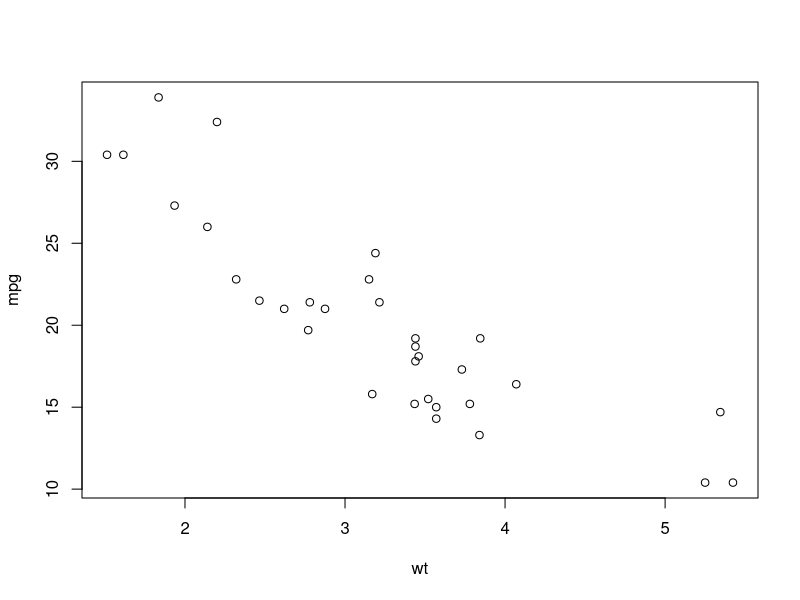
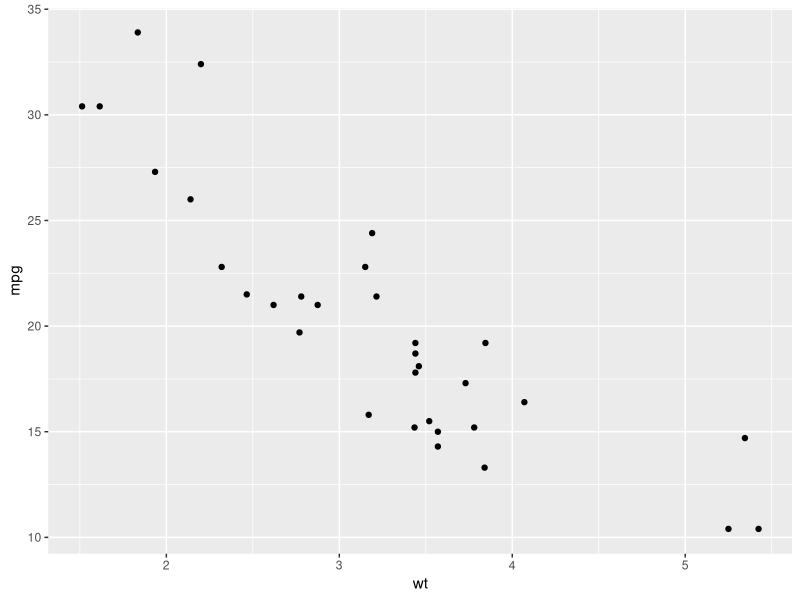
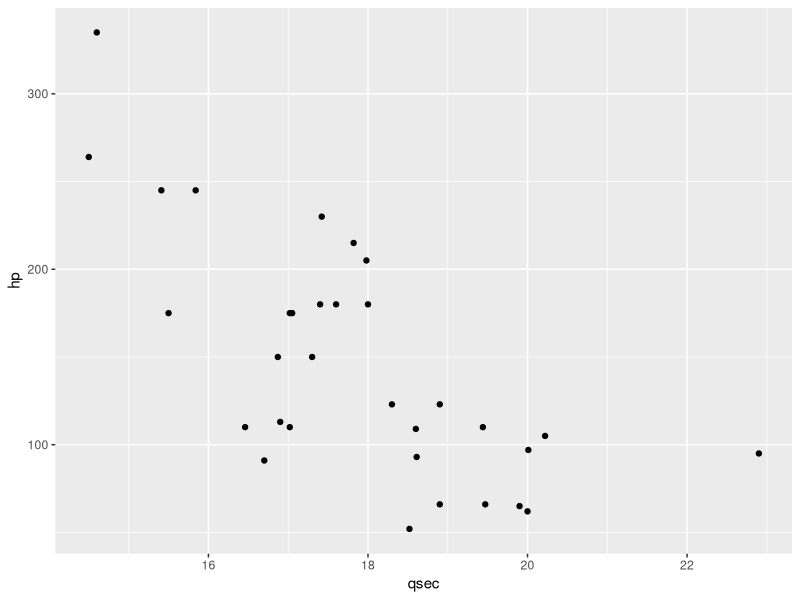
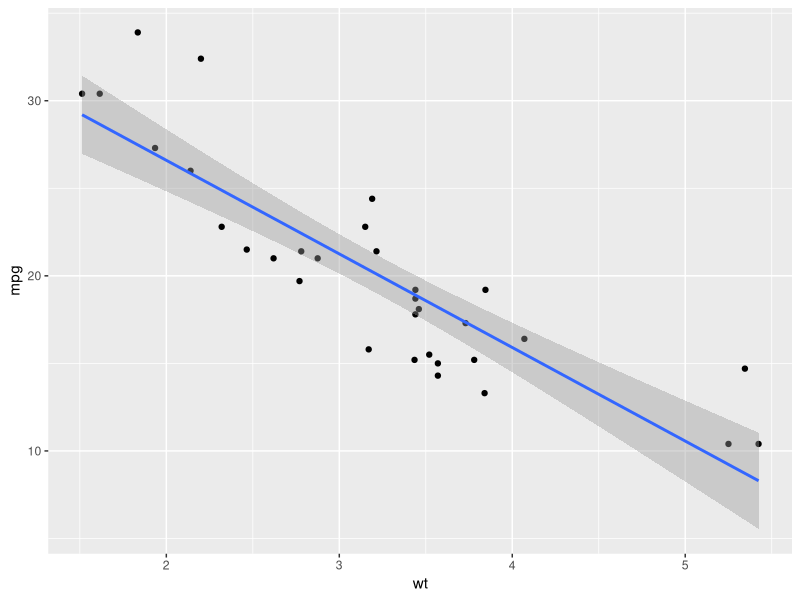
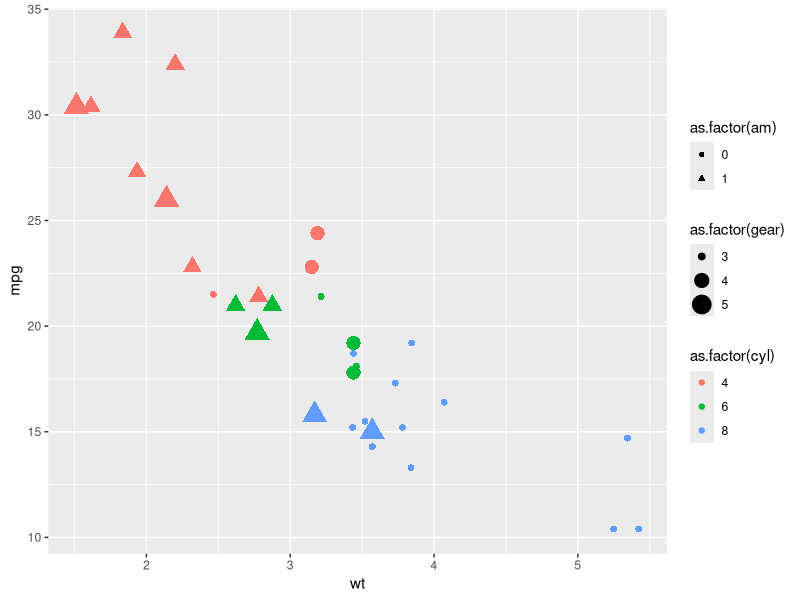
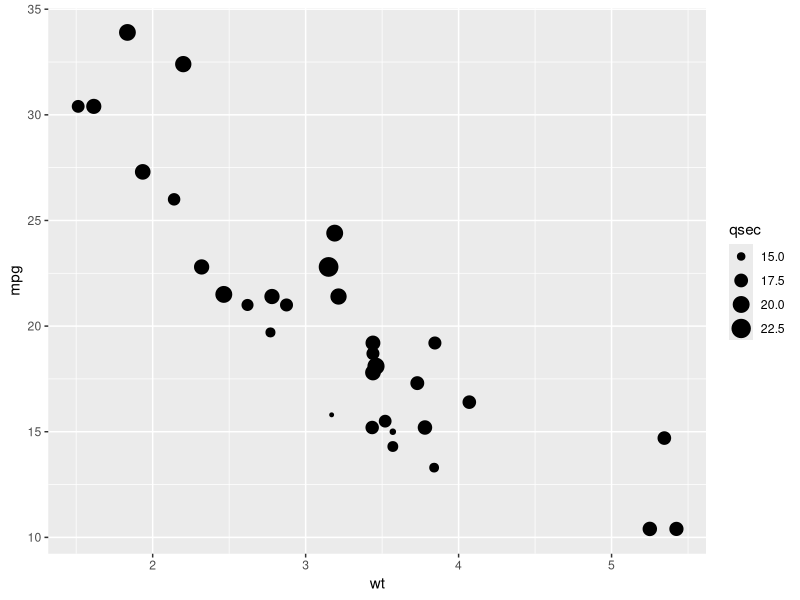
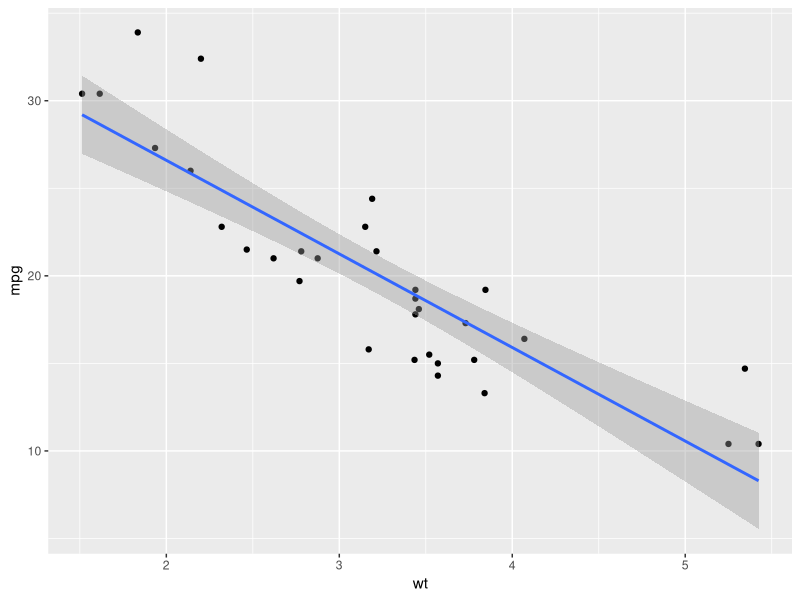
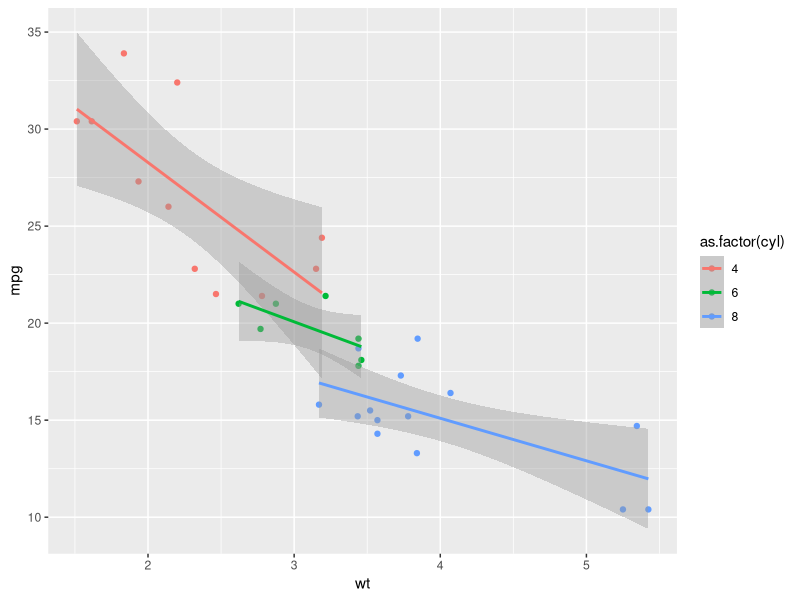

These charts were generated, in order, by the following R code: (Note: this script raises an error after producing the figures.)
#ggplot with mtcars

library(ggplot2)
library(dplyr)

plot(mtcars[,c('wt','mpg')])
names(mtcars)
ggplot(data = mtcars, mapping = aes(x = wt, y = mpg)) + geom_point()
ggplot(data = mtcars, mapping = aes(x = qsec, y = hp)) + geom_point()


ggplot(data = mtcars, mapping = aes(x = wt, y = mpg)) + geom_point() + stat_smooth(method='lm') 

#More Aesthetics
#colour as cyl categories
ggplot(data = mtcars, mapping = aes(x = wt, y = mpg, color = as.factor(cyl), size=as.factor(gear), shape=as.factor(am))) + geom_point()

#continuous variable as size
ggplot(data = mtcars, mapping = aes(x = wt, y = mpg, size = qsec)) + geom_point()

#Combine Asthetics + Layers
ggplot(data = mtcars, mapping = aes(x = wt, y = mpg)) + geom_point() + stat_smooth(method='lm') 
ggplot(data = mtcars, mapping = aes(x = wt, y = mpg, color = as.factor(cyl))) + geom_point() +  stat_smooth(method = 'lm')


#Faceting
ggplot(data = mtcars, mapping = aes(x = wt, y = mpg)) + geom_point()
ggplot(data = mtcars, mapping = aes(x = wt, y = mpg, color=as.factor(am))) + geom_point(size=4) + facet_wrap(~ cyl)

#scale of x free
ggplot(data = mtcars, mapping = aes(x = wt, y = mpg)) + geom_point() +  stat_smooth(method = 'lm') + facet_wrap(~ cyl)
ggplot(data = mtcars, mapping = aes(x = wt, y = mpg)) + geom_point() +  stat_smooth(method = 'lm') + facet_wrap(~ cyl, scales = 'free')

#two variable
ggplot(data = mtcars, mapping = aes(x = wt, y = mpg)) + geom_point() +   stat_smooth(method = 'lm') + facet_grid(am ~ cyl, scales='free')


#Histogram
hist(mtcars$mpg)
ggplot(mtcars,aes(x=mpg)) + geom_histogram(binwidth=3)

g <- ggplot(mtcars,aes(x=mpg)) + geom_histogram(binwidth=5)
g
g + xlab('Miles per Gallon')+ylab('Number of Cars')

g1 <- ggplot(mtcars,aes(x=mpg)) + geom_histogram(binwidth=5, color='red', fill='green')
g1 + xlab('Miles per Gallon')+ylab('Number of Cars')

# Convert data types
df =  mtcars
#Convert all category type of columns to factors
df$column = as.factor(df$column)
catcols = c('gear','cyl','am','vs','carb')
df[catcols] = lapply(df[catcols], as.factor)
df$names = rownames(df)
str(df)


#BarPlot
#cyl is factor : summarise directly from data
ggplot(df, aes(x=cyl)) + geom_bar()
ggplot(df, aes(x=cyl)) + geom_bar(fill='blue')
ggplot(df, aes(x=cyl)) + geom_bar(fill='blue') + geom_text(stat='count', aes(label=..count..), vjust=-1)


#summarise and then plot
df %>% group_by(cyl) %>% summarise(n=n())
df %>% group_by(cyl) %>% summarise(n=n()) %>% ggplot(., aes(x=cyl, y=n)) + geom_bar(stat='identity', fill='blue')

df %>% group_by(cyl) %>% summarise(n=n()) %>% ggplot(., aes(x=cyl, y=n)) + geom_bar(stat='identity', fill='blue') + geom_text(aes(label=n), vjust=-1)


#two category variables - cyl and gear
#dodge, stacked, fill bar
df %>% group_by(cyl, gear) %>% summarise(n=n())
#stacked - default
df %>% group_by(cyl, gear) %>% summarise(n=n()) %>% ggplot(., (aes(x = cyl, y=n, fill=gear))) + geom_bar(stat='identity')
#labels require cumulative total groupwise
df %>% group_by(cyl, gear) %>% summarise(n=n())  %>% plyr::ddply('cyl', transform, label_ypos=cumsum(n)) %>% arrange(cyl, gear) %>% ggplot(., (aes(x = cyl, y=n, fill=gear))) + geom_bar(stat='identity') + geom_text(aes(y=label_ypos, label=n), vjust=-1, size=3)
#cyl 8 lables incorrect
df %>% group_by(cyl, gear) %>% summarise(n=n())  %>% plyr::ddply('cyl', transform, label_ypos=cumsum(n) - .5 * n) %>% arrange(cyl, gear) %>% ggplot(., (aes(x = cyl, y=n, fill=gear))) + geom_bar(stat='identity') + geom_text(aes(y=label_ypos, label=n), vjust=1, size=3)
#label in the middle of the bar



#dodge - side
df %>% group_by(cyl, gear) %>% summarise(n=n()) %>% ggplot(., (aes(x = cyl, y=n, fill=gear))) + geom_bar(stat='identity', position=position_dodge2())
#with labels
df %>% group_by(cyl, gear) %>% summarise(n=n()) %>% ggplot(., (aes(x = cyl, y=n, fill=gear))) + geom_bar(stat='identity', position=position_dodge2()) + geom_text(aes(label=n), position= position_dodge2(width=.9))
#(width=.9 is important

#stacked - full


#data distribution
ggplot(df, aes(x=mpg)) + geom_histogram()
ggplot(df, aes(x=mpg, fill=vs)) + geom_histogram()
ggplot(df, aes(x=cyl)) + geom_bar()
ggplot(df, aes(x=mpg)) + geom_histogram(binwidth = 5, fill='green', colour='black')
ggplot(df, aes(x=mpg)) + geom_histogram() + facet_wrap(~ cyl)
ggplot(df, aes(x=mpg)) + geom_histogram() + facet_grid(. ~ cyl)
ggplot(df, aes(x=mpg)) + geom_histogram() + facet_grid(cyl ~ .)
ggplot(df, aes(x=mpg)) + geom_histogram() + facet_grid(cyl ~ gear)
ggplot(df, aes(x=mpg, fill=am)) + geom_histogram() + facet_grid(cyl ~ gear)
ggplot(df, aes(x=mpg, fill=am)) + geom_histogram() + facet_grid(cyl ~ gear, scales='free')
#free_x, free_y


#density curve----
ggplot(df, aes(x=mpg)) + geom_density()
ggplot(df, aes(x=mpg)) + geom_histogram() + geom_density()
ggplot(df, aes(x=mpg, y=..density..)) + geom_histogram() + geom_density()

#bandwidth - precision

ggplot(df, aes(x=mpg)) + geom_line(stat='density', adjust=.25, colour='red') + geom_line(stat='density', adjust=2, colour='blue')

#multiple density curve
ggplot(df, aes(x=mpg, fill=cyl)) + geom_density()
ggplot(df, aes(x=mpg, fill=cyl)) + geom_density(alpha=.5)
ggplot(df, aes(x=mpg, fill=cyl)) + geom_density(alpha=.5) + facet_grid(am ~ ., scales='free')

#freq polygon -----
ggplot(df, aes(x=mpg)) + geom_freqpoly(binwidth=4)
ggplot(df, aes(x=mpg)) + geom_freqpoly(binwidth=diff(range(df$mpg)/15))

#boxplot ----
ggplot(df, aes(x='', y=mpg)) + geom_boxplot()
ggplot(df, aes(x=1, y=mpg)) + geom_boxplot()
ggplot(df, aes(x=gear, y=mpg, fill=gear)) + geom_boxplot()
ggplot(df, aes(x=gear, y=mpg, fill=gear)) + geom_boxplot(width=.5)
ggplot(df, aes(x=gear, y=wt, fill=gear)) + geom_boxplot(outlier.size=1.5, outlier.shape = 21) #outliers
#notches
ggplot(df, aes(x=gear, y=mpg, fill=gear)) + geom_boxplot(notch=T)

#addmeans
ggplot(df, aes(x=gear, y=mpg, fill=gear)) + geom_boxplot() + stat_summary(fun.y=mean, geom='point', size=3, fill='white') 
#+ geom_hline(y=)

#voilinplot
ggplot(df, aes(x=gear, y=mpg, fill=gear)) + geom_violin() 
ggplot(df, aes(x=gear, y=mpg, fill=gear)) + geom_violin() + stat_summary(fun.y=median, geom='point', fill='white', shape=21, size=2.5)
#fill depends on shape
ggplot(df, aes(x=gear, y=mpg, fill=gear)) + geom_violin(trim=F) 
ggplot(df, aes(x=gear, y=mpg, fill=gear)) + geom_violin(scale='count') 
#area x no of observerations
ggplot(df, aes(x=gear, y=mpg, fill=gear)) + geom_violin(adjust=2) 
#smoothening


#DotPlot -----
ggplot(df, aes(x=hp)) + geom_dotplot(binwidth = 25) #continuous
ggplot(df, aes(x=cyl)) + geom_dotplot()# cat
ggplot(df, aes(x=hp)) + geom_dotplot(method='histodot', binwidth = 25) + geom_rug() + scale_y_continuous(breaks=NULL)
ggplot(df, aes(x=hp)) + geom_dotplot(method='histodot', binwidth = 25, stackdir = 'center') + geom_rug() + scale_y_continuous(breaks=NULL) 
#dir - whole, centerwhole


#multipledotplot-groupeddata-----
ggplot(df, aes(x=gear, y=mpg, fill=gear)) + geom_boxplot(outlier.colour=NA, width=1) + geom_dotplot(binaxis='y',binwidth = 1, stackdir='center') #continuous

#annotations----
g1 <- ggplot(df, aes(x=wt, y=mpg)) + geom_point()
g1 + annotate(geom='text', x=2,y=25, label='Group1',col='blue', fontface='italic', size=5) + annotate(geom='text', x=5,y=15, label='Group2', col='red', fontface='bold', size=6)
g1 + annotate(geom='text', x=-Inf,y=Inf, label='Upper Left',col='blue', size=5, vjust=2, hjust=-.5) + annotate(geom='text', x=mean(df$wt), y=-Inf, label='Bottom Middle', col='red', fontface='bold', size=6, vjust=-2, hjust=0.5)

#adding formulas

#addlines ----
g1 <- ggplot(df, aes(x=wt, y=mpg)) + geom_point()
g1 + geom_hline(yintercept = c(mean(df$mpg), 15), col=2:3)
g1 + geom_vline(xintercept = c(mean(df$wt), 4), col=5:6)
g1 + geom_abline(intercept = 15, slope=1.75, col='green')

ggplot(df, aes(x=wt, y=mpg, colour=gear)) + geom_point() + geom_vline(xintercept=4) + geom_hline(yintercept = df %>% group_by(gear) %>% summarise(meanmpg =mean(mpg)) %>% select(meanmpg) %>% pull(meanmpg), col=1:3)

#addingsegments----
g2 = ggplot(df, aes(x=wt, y=mpg)) + geom_point()
g2
g2 + annotate(geom='segment', x=3, xend=4, y=20, yend=20, col='red', size=4) 
g2 + annotate(geom='segment', x=2, xend=4, y=20, yend=25, col='blue', size=3, arrow=arrow())                
g2 + annotate(geom='segment', x=2, xend=4, y=30, yend=25, col='blue', size=3, arrow=arrow(ends='both', angle=90, length=unit(.2,'cm')))   

#adding shaded rectangle
g2 + annotate(geom='rect', xmin=2, xmax=4, ymin=15, ymax=30, fill='lightblue', alpha=.8)   

#highlight Item----
ggplot(df, aes(x=gear, y=mpg)) + geom_boxplot()
ggplot(df, aes(x=gear, y=mpg)) + geom_boxplot(fill=c('red','green',NA)) 

#addingerrorbars-----
df %>% group_by(gear) %>% summarise(meanmpg = mean(mpg, na.rm=T)) %>% ggplot(., aes(x=gear, y=meanmpg)) + geom_bar(stat='identity') + ylim(c(0,40)) + geom_errorbar(aes(ymin=mpg - se, ymax=mpg + se))
#not working----

#annotationsFacet----
p1 = ggplot(df, aes(x=wt, y=mpg)) + geom_point() + facet_grid( am ~ vs)
labelsDF = data.frame(am =c(0,0,1,1), vs=c(0,1,0,1) , label=c('am=0,vs=0','am=0,vs=1','am=1,vs=0','am=1,vs=1'))
labelsDF
p1
p1 + annotate(geom='text', x=4,y=15, label='Same Label')

p1 + geom_text( data=labelsDF,mapping = aes(x = -Inf, y = -Inf, label = label),hjust   = -0.1,vjust=-1)

#axes----
ggplot(df, aes(x=gear, y=mpg)) + geom_boxplot()
ggplot(df, aes(x=gear, y=mpg)) + geom_boxplot() + coord_flip()

#settingrange----
#continous
ggplot(df, aes(x=gear, y=mpg)) + geom_boxplot() + ylim(c(0,40))
ggplot(df, aes(x=gear, y=mpg)) + geom_boxplot() + ylim(c(min(df$mpg),max(df$mpg)))
ggplot(df, aes(x=gear, y=mpg)) + geom_boxplot() + scale_y_continuous(limits=c(min(df$mpg),max(df$mpg)), breaks=NULL)
ggplot(df, aes(x=gear, y=mpg)) + geom_boxplot() + scale_y_continuous(limits=c(-5,40), breaks=c(5,10,12,15,30,25))
ggplot(df, aes(x=gear, y=mpg)) + geom_boxplot() + coord_cartesian(ylim=c(10,37)) + geom_hline(yintercept=c(10,37))
ggplot(df, aes(x=gear, y=mpg)) + geom_boxplot()
ggplot(df, aes(x=gear, y=mpg)) + geom_boxplot() + expand_limits(y=0)
ggplot(df, aes(x=gear, y=mpg)) + geom_boxplot() + expand_limits(y=100)

ggplot(df, aes(x=gear, y=mpg)) + geom_boxplot() + scale_y_reverse() #reverse scale
ggplot(df, aes(x=gear, y=mpg)) + geom_boxplot() + scale_y_reverse(limits=c(30,10)) 

#discrete
ggplot(df, aes(x=gear, y=mpg)) + geom_boxplot() + scale_x_discrete(limits = rev(levels(df$gear)))
ggplot(df, aes(x=gear, y=mpg)) + geom_boxplot() + scale_x_discrete(limits=c('4','3','5'))
ggplot(df, aes(x=gear, y=mpg)) + geom_boxplot() + scale_x_discrete(limits=c('4','5'))

#scalingratio-----
p2= ggplot(df, aes(x=wt, y=mpg)) + geom_point(size=4, colour='red')
p2
p2 + coord_fixed()  #1:1
p2 + coord_fixed(ratio=1/4)  
p2 + coord_fixed(ratio=1/6) + scale_y_continuous(breaks=seq(0,40,5)) + scale_x_continuous(breaks = seq(0,10,2))
#tickmarksalso

#
p3=ggplot(df, aes(x=gear, y=mpg)) + geom_boxplot()
p3 + theme(axis.text.y=element_blank()) #tick removed from y axis
p3 + theme(axis.text=element_blank()) #both axis
p3 + scale_y_continuous(breaks=NULL)  #no ticks, lines, labels

#ticklabels
p3
p3 + scale_x_discrete(labels=paste('Gear', c(3,4,5)))
p3 + scale_y_continuous(breaks=c(10,20,30), labels=paste('Mileage -', c('Low',"Medium",'High')))

p4 = p3 + scale_x_discrete(labels=paste('Gear', c(3,4,5)))
p4
p4 + theme(axis.text.x = element_text(angle=60, hjust=.3, vjust=.5))
p4 + theme(axis.text.x = element_text(angle=270, hjust=.3, vjust=.5, family='roman', face='bold', color='darkred', size=rel(1.5)))

#axislabels
p3
p3 + xlab('Gears of Cars') + ylab('Mileage in miles')
p3 + labs(x='Gears - Cars',y='Mileage - miles')
p3 + labs(x='',y='')
p3 + xlab('')
p3 + theme(axis.title =element_blank())
p3 + theme(axis.title.y =element_blank())

#lines
p3
p3 + theme_bw()
p3 + theme(axis.line = element_line(colour='black')) #x & y
p3 + theme(panel.border = element_blank(), axis.line = element_line(colour='red', size=4)) #x & y
p3 + theme(panel.border = element_blank(), axis.line = element_line(colour='red', size=4, lineend='square')) #end

#log scale----

#circulargraph
p5=ggplot(df, aes(x=mpg, fill=cyl)) + geom_histogram(binwidth = 3, boundary=0)
p5 + coord_polar() + scale_x_continuous(limits=c(0,35))



#overallAppearance
m1 = ggplot(df, aes(x=wt, y=mpg)) + geom_point()
m1
m1 + ggtitle("Weight and Mileage of Cars")
m1 + labs(title = "Weight and Mileage of Cars - New")
m1 + ggtitle("Weight and Mileage of Cars \n Foreign Origin")
m1 + ggtitle("Weight and Mileage of Cars") + theme(plot.title = element_text(vjust=-2.5) )
m1 + ggtitle("Weight and Mileage of Cars") + theme(plot.title = element_text(vjust=-2.5, size=rel(2), family='Arial', face='bold.italic', colour='red' ))

#themes----
m1
m1 + theme_grey()                                                   
m1 + theme_bw()
m1 + theme_grey(base_family = 'Arial', base_size=16)
theme_set(theme_bw())# for current session set                        
theme_set(theme_grey())# for current session set                        

#theme elements-P218

#own themes

#hiding grid lines

#LEGENDS----
n1 = ggplot(df, aes(x=wt, y=mpg, color=am)) + geom_point()
n1
n1 + guides(color=FALSE)
n2 = ggplot(df, aes(x=gear, y=mpg, fill=gear)) + geom_boxplot()
n2
n2 + guides(fill=F)
n2
n2 + scale_fill_discrete(guide=F)
n2
n2 + theme(legend.position = 'none')

#legendPosition
n2
n2 + theme(legend.position = 'top')
n2 + theme(legend.position = c(1,0))
n2 + theme(legend.position = c(0,1)) # 00, 11, 01, 10
n2 + theme(legend.position = c(1,0), legend.justification = c(1,0))
n2 + theme(legend.position = c(1,1), legend.justification = c(1,1))
n2 + theme(legend.position = c(.2,.8), legend.background = element_rect(fill='white', colour ='black'))
n2 + theme(legend.position = c(.2,.8), legend.background = element_blank(), legend.key=element_blank())

#orderItems
n2
n2 + scale_fill_discrete(limits=c('3','5','4'))           
n2
n2 + scale_fill_grey(start=.5, end=1, limits=c('3','5','4'))
n2 + scale_fill_brewer(palette='Pastel2', limits=c('3','5','4'))
n2
n2 + guides(fill=guide_legend(reverse=T))
n2 + scale_fill_hue(guide= guide_legend(reverse=T))

#legendTitle
n2
n2 + labs(fill='Gears of Car')

#continuousscale
n3 = ggplot(df, aes(x=wt, y=mpg, colour=gear)) + geom_point(aes(size=qsec))
range(df$qsec)
n3 + scale_size_continuous(range=c(1,5))
n3 + scale_size_continuous(range=c(1,5)) + labs(colour='Gears', size='Q Sec')
#size ???
n3b = ggplot(df, aes(x=wt, y=mpg, colour=gear, size=qsec, shape=am)) + geom_point()
n3b
n3b + labs(shape="Transmission")
n3b + labs(shape="Transmission", colour="Gear", size='Q-Sec')
